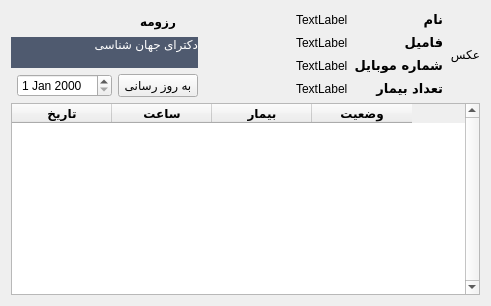
      <widget class="QWidget" name="tab">
       <attribute name="title">
        <string>اطلاعات</string>
       </attribute>
       <layout class="QVBoxLayout" name="verticalLayout_3">
        <item>
         <layout class="QGridLayout" name="gridLayout_2">
          <item row="0" column="4">
           <spacer name="horizontalSpacer">
            <property name="orientation">
             <enum>Qt::Horizontal</enum>
            </property>
            <property name="sizeHint" stdset="0">
             <size>
              <width>40</width>
              <height>20</height>
             </size>
            </property>
           </spacer>
          </item>
          <item row="0" column="5" rowspan="4">
           <layout class="QVBoxLayout" name="verticalLayout_4">
            <item>
             <layout class="QHBoxLayout" name="horizontalLayout_3">
              <item>
               <widget class="QLabel" name="firstlabel">
                <property name="text">
                 <string>TextLabel</string>
                </property>
               </widget>
              </item>
              <item>
               <widget class="QLabel" name="label_2">
                <property name="font">
                 <font>
                  <family>B Titr</family>
                  <pointsize>10</pointsize>
                  <weight>75</weight>
                  <bold>true</bold>
                 </font>
                </property>
                <property name="text">
                 <string>نام</string>
                </property>
               </widget>
              </item>
             </layout>
            </item>
            <item>
             <layout class="QHBoxLayout" name="horizontalLayout_4">
              <item>
               <widget class="QLabel" name="lastlabel">
                <property name="text">
                 <string>TextLabel</string>
                </property>
               </widget>
              </item>
              <item>
               <widget class="QLabel" name="label_3">
                <property name="font">
                 <font>
                  <family>B Titr</family>
                  <pointsize>10</pointsize>
                  <weight>75</weight>
                  <bold>true</bold>
                 </font>
                </property>
                <property name="text">
                 <string>فامیل</string>
                </property>
               </widget>
              </item>
             </layout>
            </item>
            <item>
             <layout class="QHBoxLayout" name="horizontalLayout">
              <item>
               <widget class="QLabel" name="phonelabel">
                <property name="text">
                 <string>TextLabel</string>
                </property>
               </widget>
              </item>
              <item>
               <widget class="QLabel" name="label_4">
                <property name="font">
                 <font>
                  <family>B Titr</family>
                  <pointsize>10</pointsize>
                  <weight>75</weight>
                  <bold>true</bold>
                 </font>
                </property>
                <property name="text">
                 <string>شماره موبایل</string>
                </property>
               </widget>
              </item>
             </layout>
            </item>
            <item>
             <layout class="QHBoxLayout" name="horizontalLayout_5">
              <item>
               <widget class="QLabel" name="numlabel">
                <property name="text">
                 <string>TextLabel</string>
                </property>
               </widget>
              </item>
              <item>
               <widget class="QLabel" name="label_10">
                <property name="font">
                 <font>
                  <family>B Titr</family>
                  <pointsize>10</pointsize>
                  <weight>75</weight>
                  <bold>true</bold>
                 </font>
                </property>
                <property name="text">
                 <string>تعداد بیمار</string>
                </property>
               </widget>
              </item>
             </layout>
            </item>
           </layout>
          </item>
          <item row="0" column="1">
           <spacer name="horizontalSpacer_3">
            <property name="orientation">
             <enum>Qt::Horizontal</enum>
            </property>
            <property name="sizeHint" stdset="0">
             <size>
              <width>40</width>
              <height>20</height>
             </size>
            </property>
           </spacer>
          </item>
          <item row="0" column="6" rowspan="4">
           <widget class="QLabel" name="piclabel">
            <property name="sizePolicy">
             <sizepolicy hsizetype="Minimum" vsizetype="Minimum">
              <horstretch>0</horstretch>
              <verstretch>0</verstretch>
             </sizepolicy>
            </property>
            <property name="text">
             <string>عکس</string>
            </property>
           </widget>
          </item>
          <item row="4" column="0" colspan="7">
           <widget class="QTableWidget" name="tableWidget">
            <property name="font">
             <font>
              <family>B Titr</family>
              <pointsize>9</pointsize>
              <weight>75</weight>
              <bold>true</bold>
             </font>
            </property>
            <property name="frameShape">
             <enum>QFrame::StyledPanel</enum>
            </property>
            <property name="verticalScrollBarPolicy">
             <enum>Qt::ScrollBarAlwaysOn</enum>
            </property>
            <property name="columnCount">
             <number>4</number>
            </property>
            <column>
             <property name="text">
              <string>تاریخ</string>
             </property>
            </column>
            <column>
             <property name="text">
              <string>ساعت</string>
             </property>
            </column>
            <column>
             <property name="text">
              <string>بیمار</string>
             </property>
            </column>
            <column>
             <property name="text">
              <string>وضعیت</string>
             </property>
            </column>
           </widget>
          </item>
          <item row="0" column="3">
           <spacer name="horizontalSpacer_2">
            <property name="orientation">
             <enum>Qt::Horizontal</enum>
            </property>
            <property name="sizeHint" stdset="0">
             <size>
              <width>40</width>
              <height>20</height>
             </size>
            </property>
           </spacer>
          </item>
          <item row="0" column="2">
           <widget class="QLabel" name="label_8">
            <property name="font">
             <font>
              <family>B Titr</family>
              <pointsize>9</pointsize>
              <weight>75</weight>
              <bold>true</bold>
             </font>
            </property>
            <property name="text">
             <string>رزومه</string>
            </property>
            <property name="alignment">
             <set>Qt::AlignCenter</set>
            </property>
           </widget>
          </item>
          <item row="1" column="0" rowspan="2" colspan="3">
           <widget class="QLabel" name="resumelabel">
            <property name="sizePolicy">
             <sizepolicy hsizetype="Expanding" vsizetype="Preferred">
              <horstretch>0</horstretch>
              <verstretch>0</verstretch>
             </sizepolicy>
            </property>
            <property name="palette">
             <palette>
              <active>
               <colorrole role="WindowText">
                <brush brushstyle="SolidPattern">
                 <color alpha="255">
                  <red>255</red>
                  <green>255</green>
                  <blue>255</blue>
                 </color>
                </brush>
               </colorrole>
               <colorrole role="Button">
                <brush brushstyle="SolidPattern">
                 <color alpha="255">
                  <red>79</red>
                  <green>90</green>
                  <blue>111</blue>
                 </color>
                </brush>
               </colorrole>
               <colorrole role="Light">
                <brush brushstyle="SolidPattern">
                 <color alpha="255">
                  <red>123</red>
                  <green>141</green>
                  <blue>174</blue>
                 </color>
                </brush>
               </colorrole>
               <colorrole role="Midlight">
                <brush brushstyle="SolidPattern">
                 <color alpha="255">
                  <red>102</red>
                  <green>117</green>
                  <blue>145</blue>
                 </color>
                </brush>
               </colorrole>
               <colorrole role="Dark">
                <brush brushstyle="SolidPattern">
                 <color alpha="255">
                  <red>41</red>
                  <green>47</green>
                  <blue>58</blue>
                 </color>
                </brush>
               </colorrole>
               <colorrole role="Mid">
                <brush brushstyle="SolidPattern">
                 <color alpha="255">
                  <red>55</red>
                  <green>63</green>
                  <blue>77</blue>
                 </color>
                </brush>
               </colorrole>
               <colorrole role="Text">
                <brush brushstyle="SolidPattern">
                 <color alpha="255">
                  <red>255</red>
                  <green>255</green>
                  <blue>255</blue>
                 </color>
                </brush>
               </colorrole>
               <colorrole role="BrightText">
                <brush brushstyle="SolidPattern">
                 <color alpha="255">
                  <red>255</red>
                  <green>255</green>
                  <blue>255</blue>
                 </color>
                </brush>
               </colorrole>
               <colorrole role="ButtonText">
                <brush brushstyle="SolidPattern">
                 <color alpha="255">
                  <red>255</red>
                  <green>255</green>
                  <blue>255</blue>
                 </color>
                </brush>
               </colorrole>
               <colorrole role="Base">
                <brush brushstyle="SolidPattern">
                 <color alpha="255">
                  <red>79</red>
                  <green>90</green>
                  <blue>111</blue>
                 </color>
                </brush>
               </colorrole>
               <colorrole role="Window">
                <brush brushstyle="SolidPattern">
                 <color alpha="255">
                  <red>79</red>
                  <green>90</green>
                  <blue>111</blue>
                 </color>
                </brush>
               </colorrole>
               <colorrole role="Shadow">
                <brush brushstyle="SolidPattern">
                 <color alpha="255">
                  <red>0</red>
                  <green>0</green>
                  <blue>0</blue>
                 </color>
                </brush>
               </colorrole>
               <colorrole role="AlternateBase">
                <brush brushstyle="SolidPattern">
                 <color alpha="255">
                  <red>41</red>
                  <green>47</green>
                  <blue>58</blue>
                 </color>
                </brush>
               </colorrole>
               <colorrole role="ToolTipBase">
                <brush brushstyle="SolidPattern">
                 <color alpha="255">
                  <red>255</red>
                  <green>255</green>
                  <blue>220</blue>
                 </color>
                </brush>
               </colorrole>
               <colorrole role="ToolTipText">
                <brush brushstyle="SolidPattern">
                 <color alpha="255">
                  <red>0</red>
                  <green>0</green>
                  <blue>0</blue>
                 </color>
                </brush>
               </colorrole>
               <colorrole role="PlaceholderText">
                <brush brushstyle="NoBrush">
                 <color alpha="128">
                  <red>255</red>
                  <green>255</green>
                  <blue>255</blue>
                 </color>
                </brush>
               </colorrole>
              </active>
              <inactive>
               <colorrole role="WindowText">
                <brush brushstyle="SolidPattern">
                 <color alpha="255">
                  <red>255</red>
                  <green>255</green>
                  <blue>255</blue>
                 </color>
                </brush>
               </colorrole>
               <colorrole role="Button">
                <brush brushstyle="SolidPattern">
                 <color alpha="255">
                  <red>79</red>
                  <green>90</green>
                  <blue>111</blue>
                 </color>
                </brush>
               </colorrole>
               <colorrole role="Light">
                <brush brushstyle="SolidPattern">
                 <color alpha="255">
                  <red>123</red>
                  <green>141</green>
                  <blue>174</blue>
                 </color>
                </brush>
               </colorrole>
               <colorrole role="Midlight">
                <brush brushstyle="SolidPattern">
                 <color alpha="255">
                  <red>102</red>
                  <green>117</green>
                  <blue>145</blue>
                 </color>
                </brush>
               </colorrole>
               <colorrole role="Dark">
                <brush brushstyle="SolidPattern">
                 <color alpha="255">
                  <red>41</red>
                  <green>47</green>
                  <blue>58</blue>
                 </color>
                </brush>
               </colorrole>
               <colorrole role="Mid">
                <brush brushstyle="SolidPattern">
                 <color alpha="255">
                  <red>55</red>
                  <green>63</green>
                  <blue>77</blue>
                 </color>
                </brush>
               </colorrole>
               <colorrole role="Text">
                <brush brushstyle="SolidPattern">
                 <color alpha="255">
                  <red>255</red>
                  <green>255</green>
                  <blue>255</blue>
                 </color>
                </brush>
               </colorrole>
               <colorrole role="BrightText">
                <brush brushstyle="SolidPattern">
                 <color alpha="255">
                  <red>255</red>
                  <green>255</green>
                  <blue>255</blue>
                 </color>
                </brush>
               </colorrole>
               <colorrole role="ButtonText">
                <brush brushstyle="SolidPattern">
                 <color alpha="255">
                  <red>255</red>
                  <green>255</green>
                  <blue>255</blue>
                 </color>
                </brush>
               </colorrole>
               <colorrole role="Base">
                <brush brushstyle="SolidPattern">
                 <color alpha="255">
                  <red>79</red>
                  <green>90</green>
                  <blue>111</blue>
                 </color>
                </brush>
               </colorrole>
               <colorrole role="Window">
                <brush brushstyle="SolidPattern">
                 <color alpha="255">
                  <red>79</red>
                  <green>90</green>
                  <blue>111</blue>
                 </color>
                </brush>
               </colorrole>
               <colorrole role="Shadow">
                <brush brushstyle="SolidPattern">
                 <color alpha="255">
                  <red>0</red>
                  <green>0</green>
                  <blue>0</blue>
                 </color>
                </brush>
               </colorrole>
               <colorrole role="AlternateBase">
                <brush brushstyle="SolidPattern">
                 <color alpha="255">
                  <red>41</red>
                  <green>47</green>
                  <blue>58</blue>
                 </color>
                </brush>
               </colorrole>
               <colorrole role="ToolTipBase">
                <brush brushstyle="SolidPattern">
                 <color alpha="255">
                  <red>255</red>
                  <green>255</green>
                  <blue>220</blue>
                 </color>
                </brush>
               </colorrole>
               <colorrole role="ToolTipText">
                <brush brushstyle="SolidPattern">
                 <color alpha="255">
                  <red>0</red>
                  <green>0</green>
                  <blue>0</blue>
                 </color>
                </brush>
               </colorrole>
               <colorrole role="PlaceholderText">
                <brush brushstyle="NoBrush">
                 <color alpha="128">
                  <red>255</red>
                  <green>255</green>
                  <blue>255</blue>
                 </color>
                </brush>
               </colorrole>
              </inactive>
              <disabled>
               <colorrole role="WindowText">
                <brush brushstyle="SolidPattern">
                 <color alpha="255">
                  <red>41</red>
                  <green>47</green>
                  <blue>58</blue>
                 </color>
                </brush>
               </colorrole>
               <colorrole role="Button">
                <brush brushstyle="SolidPattern">
                 <color alpha="255">
                  <red>79</red>
                  <green>90</green>
                  <blue>111</blue>
                 </color>
                </brush>
               </colorrole>
               <colorrole role="Light">
                <brush brushstyle="SolidPattern">
                 <color alpha="255">
                  <red>123</red>
                  <green>141</green>
                  <blue>174</blue>
                 </color>
                </brush>
               </colorrole>
               <colorrole role="Midlight">
                <brush brushstyle="SolidPattern">
                 <color alpha="255">
                  <red>102</red>
                  <green>117</green>
                  <blue>145</blue>
                 </color>
                </brush>
               </colorrole>
               <colorrole role="Dark">
                <brush brushstyle="SolidPattern">
                 <color alpha="255">
                  <red>41</red>
                  <green>47</green>
                  <blue>58</blue>
                 </color>
                </brush>
               </colorrole>
               <colorrole role="Mid">
                <brush brushstyle="SolidPattern">
                 <color alpha="255">
                  <red>55</red>
                  <green>63</green>
                  <blue>77</blue>
                 </color>
                </brush>
               </colorrole>
               <colorrole role="Text">
                <brush brushstyle="SolidPattern">
                 <color alpha="255">
                  <red>41</red>
                  <green>47</green>
                  <blue>58</blue>
                 </color>
                </brush>
               </colorrole>
               <colorrole role="BrightText">
                <brush brushstyle="SolidPattern">
                 <color alpha="255">
                  <red>255</red>
                  <green>255</green>
                  <blue>255</blue>
                 </color>
                </brush>
               </colorrole>
               <colorrole role="ButtonText">
                <brush brushstyle="SolidPattern">
                 <color alpha="255">
                  <red>41</red>
                  <green>47</green>
                  <blue>58</blue>
                 </color>
                </brush>
               </colorrole>
               <colorrole role="Base">
                <brush brushstyle="SolidPattern">
                 <color alpha="255">
                  <red>79</red>
                  <green>90</green>
                  <blue>111</blue>
                 </color>
                </brush>
               </colorrole>
               <colorrole role="Window">
                <brush brushstyle="SolidPattern">
                 <color alpha="255">
                  <red>79</red>
                  <green>90</green>
                  <blue>111</blue>
                 </color>
                </brush>
               </colorrole>
               <colorrole role="Shadow">
                <brush brushstyle="SolidPattern">
                 <color alpha="255">
                  <red>0</red>
                  <green>0</green>
                  <blue>0</blue>
                 </color>
                </brush>
               </colorrole>
               <colorrole role="AlternateBase">
                <brush brushstyle="SolidPattern">
                 <color alpha="255">
                  <red>82</red>
                  <green>94</green>
                  <blue>116</blue>
                 </color>
                </brush>
               </colorrole>
               <colorrole role="ToolTipBase">
                <brush brushstyle="SolidPattern">
                 <color alpha="255">
                  <red>255</red>
                  <green>255</green>
                  <blue>220</blue>
                 </color>
                </brush>
               </colorrole>
               <colorrole role="ToolTipText">
                <brush brushstyle="SolidPattern">
                 <color alpha="255">
                  <red>0</red>
                  <green>0</green>
                  <blue>0</blue>
                 </color>
                </brush>
               </colorrole>
               <colorrole role="PlaceholderText">
                <brush brushstyle="NoBrush">
                 <color alpha="128">
                  <red>255</red>
                  <green>255</green>
                  <blue>255</blue>
                 </color>
                </brush>
               </colorrole>
              </disabled>
             </palette>
            </property>
            <property name="styleSheet">
             <string notr="true">background-color: rgb(79, 90, 111);</string>
            </property>
            <property name="text">
             <string>دکترای جهان شناسی</string>
            </property>
            <property name="alignment">
             <set>Qt::AlignLeading|Qt::AlignLeft|Qt::AlignTop</set>
            </property>
           </widget>
          </item>
          <item row="3" column="1">
           <widget class="QDateEdit" name="dateEdit"/>
          </item>
          <item row="3" column="2">
           <widget class="QPushButton" name="updateButton">
            <property name="text">
             <string>به روز رسانی</string>
            </property>
           </widget>
          </item>
         </layout>
        </item>
       </layout>
      </widget>
